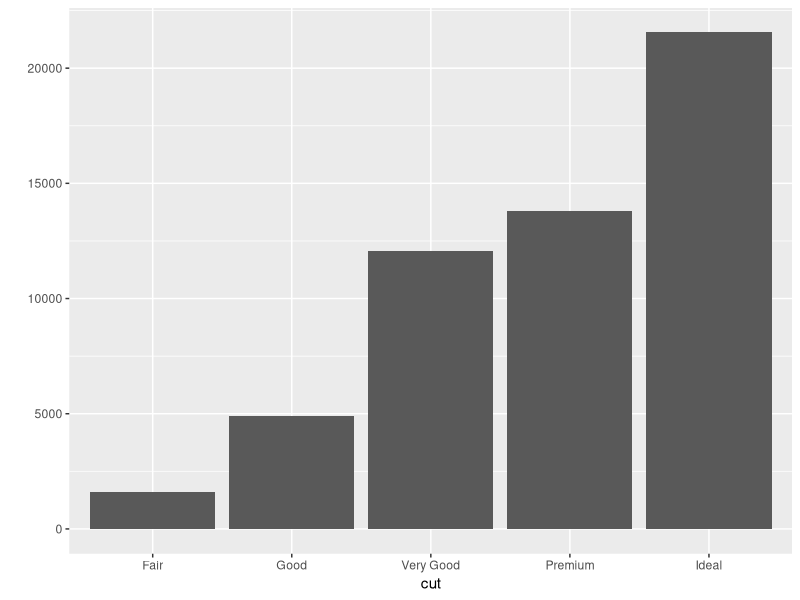
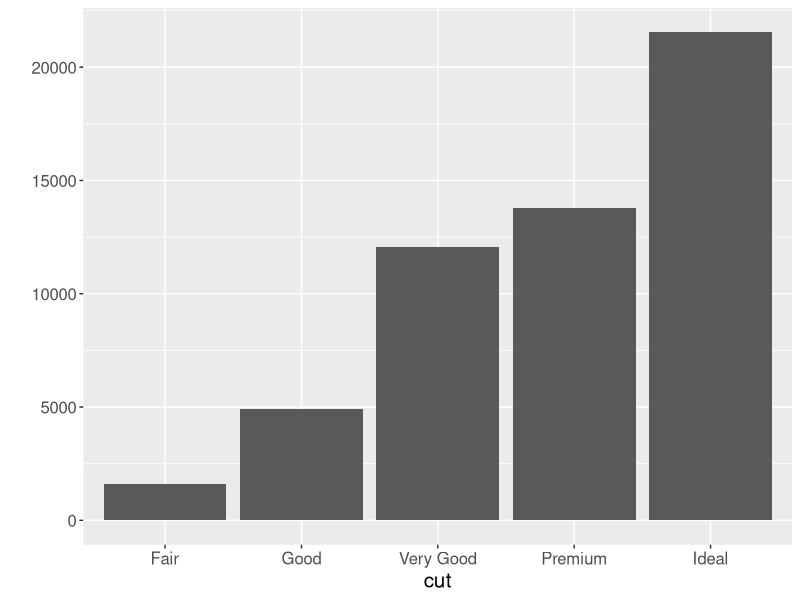
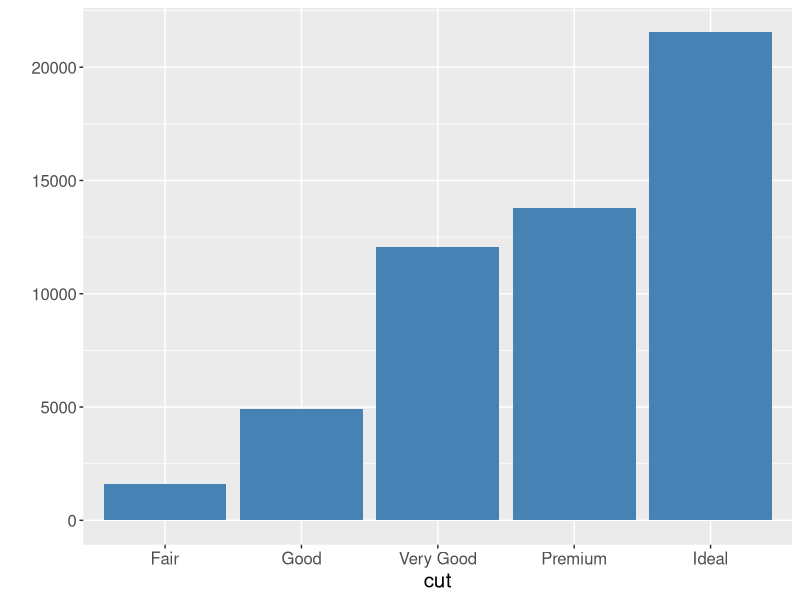
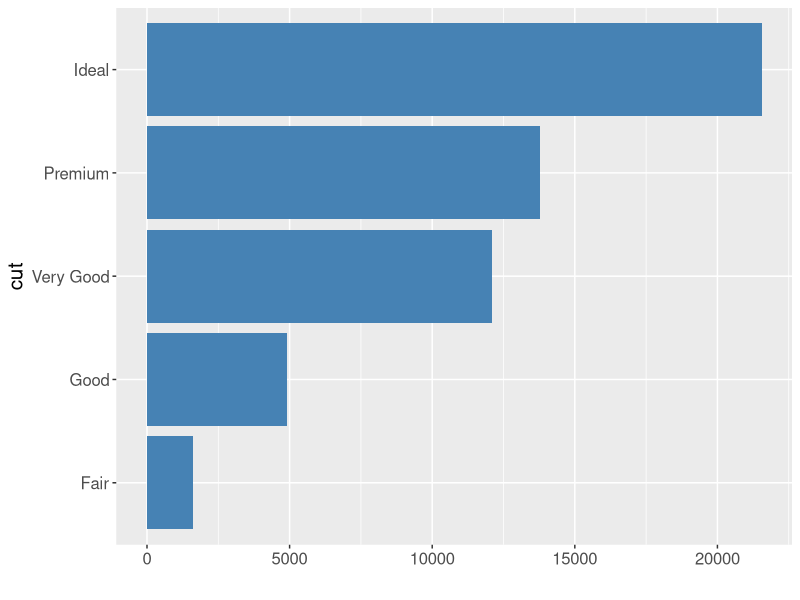
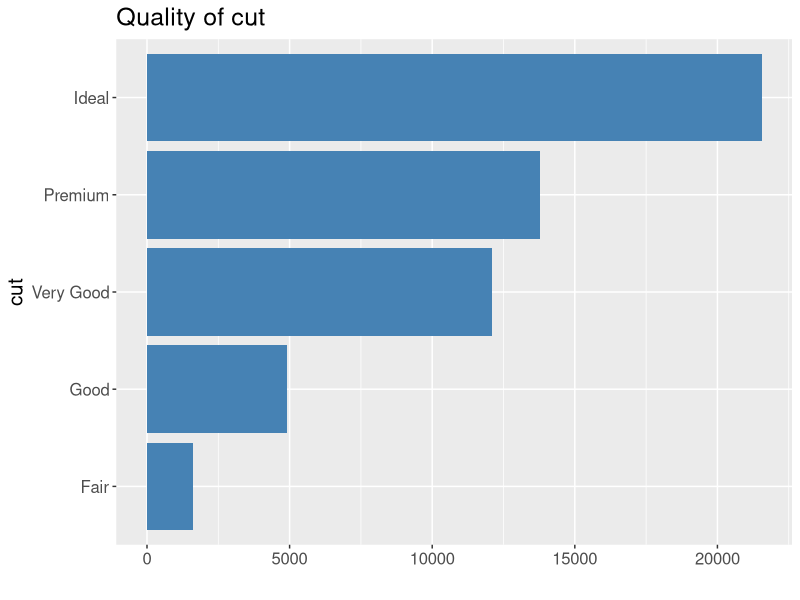
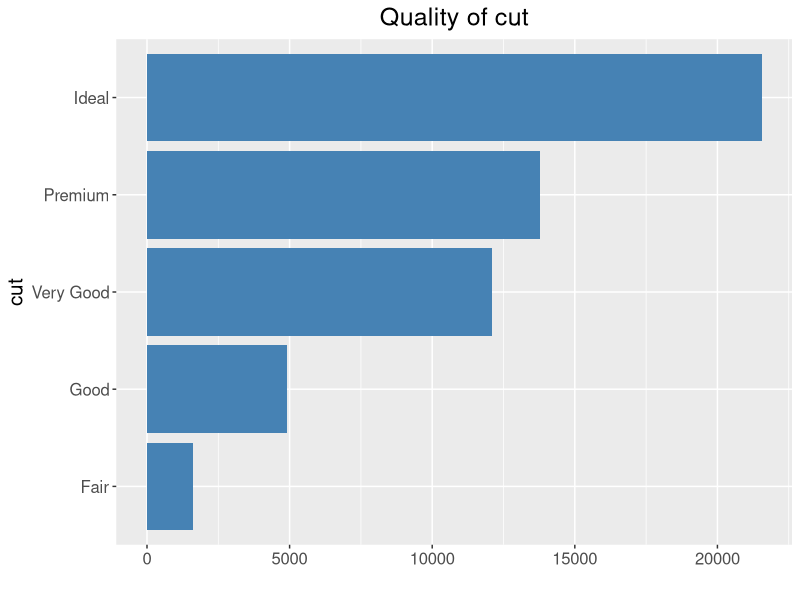
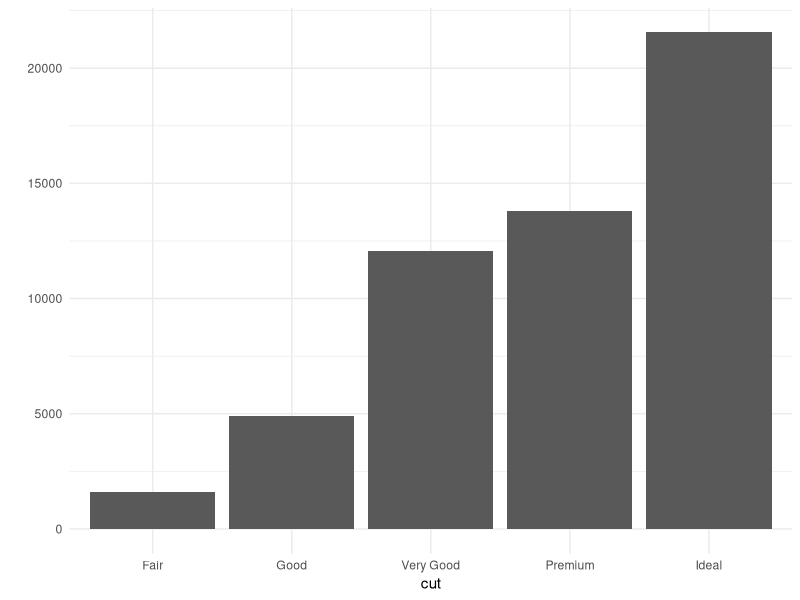
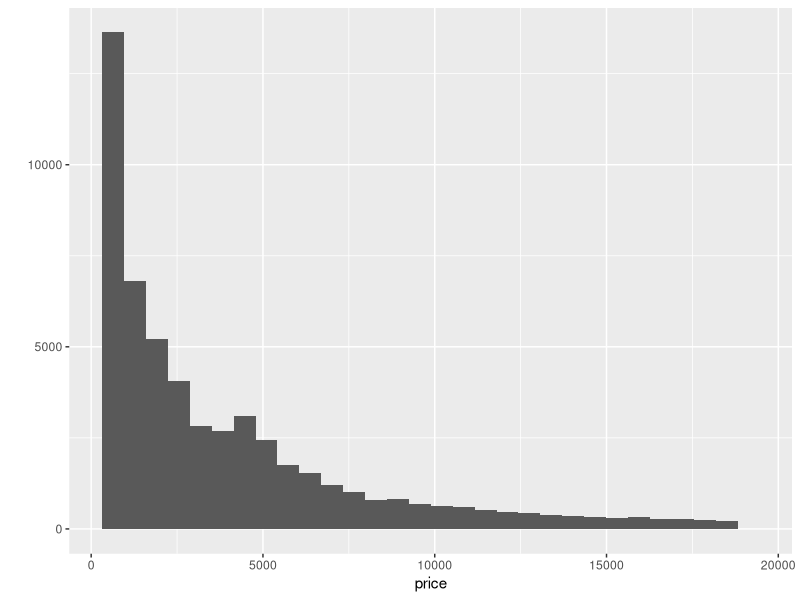

Source code (R) for these figures, in order:
## ---- chunk 1
knitr::opts_chunk$set(error = FALSE, message = FALSE, warning = FALSE)
## ---- chunk 2
library(ggplot2)
data(diamonds)
## ---- chunk 3
colnames(diamonds)
## ---- chunk 4
qplot(cut, data=diamonds)
## ---- chunk 5
barcut = qplot(cut, data=diamonds)
## ---- chunk 6
barcut = barcut+theme(text=element_text(size=15))
barcut
## ---- chunk 7
barcut = barcut+geom_bar(fill='steelblue')
barcut
## ---- chunk 8
barcut = barcut+coord_flip()
barcut
## ---- chunk 9
barcut = barcut+ggtitle("Quality of cut")
barcut 
## ---- chunk 10
barcut + theme(plot.title = element_text(hjust = 0.5))
## ---- chunk 11
qplot(cut, data=diamonds)+theme_minimal()
## ---- chunk 12
qplot(price,data=diamonds)
## ---- chunk 13
qplot(price, geom='density', data=diamonds) 
## ---- chunk 14
qplot(price, geom='density', data=diamonds) + geom_density(fill='steelblue')
## ---- chunk 15
q1 = qplot(x=cut, fill=color, data=diamonds)
q1
## ---- chunk 16
q2 = qplot(x=color, fill=cut, data=diamonds)
q2 
## ---- chunk 17
q2 + scale_fill_brewer(palette="Spectral")
## ---- chunk 18
q2 + coord_flip()
## ---- chunk 19
tab = table(diamonds$color, diamonds$cut)
round(prop.table(tab,1),2)
round(prop.table(tab,2),2)
chisq.test(tab)
## ---- chunk 20
qplot(x=price, fill=cut, data=diamonds)
## ---- chunk 21
qplot(x=price, color=cut, geom='density', data=diamonds)
## ---- chunk 22
qplot(x=cut, y=price, geom='boxplot', data=diamonds)+coord_flip()
## ---- chunk 23
qplot(x=cut, y=price, fill=cut, geom='boxplot', data=diamonds)+theme(legend.position="none")+coord_flip()
## ---- chunk 24
qplot(price, facets = cut ~ ., data=diamonds)
## ---- chunk 25
kruskal.test(price~cut, data=diamonds)
## ---- chunk 26
qplot(x=carat, y=price, data=diamonds)
## ---- chunk 27
qplot(x=carat, y=price, data=diamonds)+geom_smooth()
## ---- chunk 28
qplot(x=carat, y=price, data=diamonds)+geom_smooth(method='lm')
## ---- chunk 29
qplot(x=log(carat), y=log(price), data=diamonds)+geom_smooth(method='lm')
